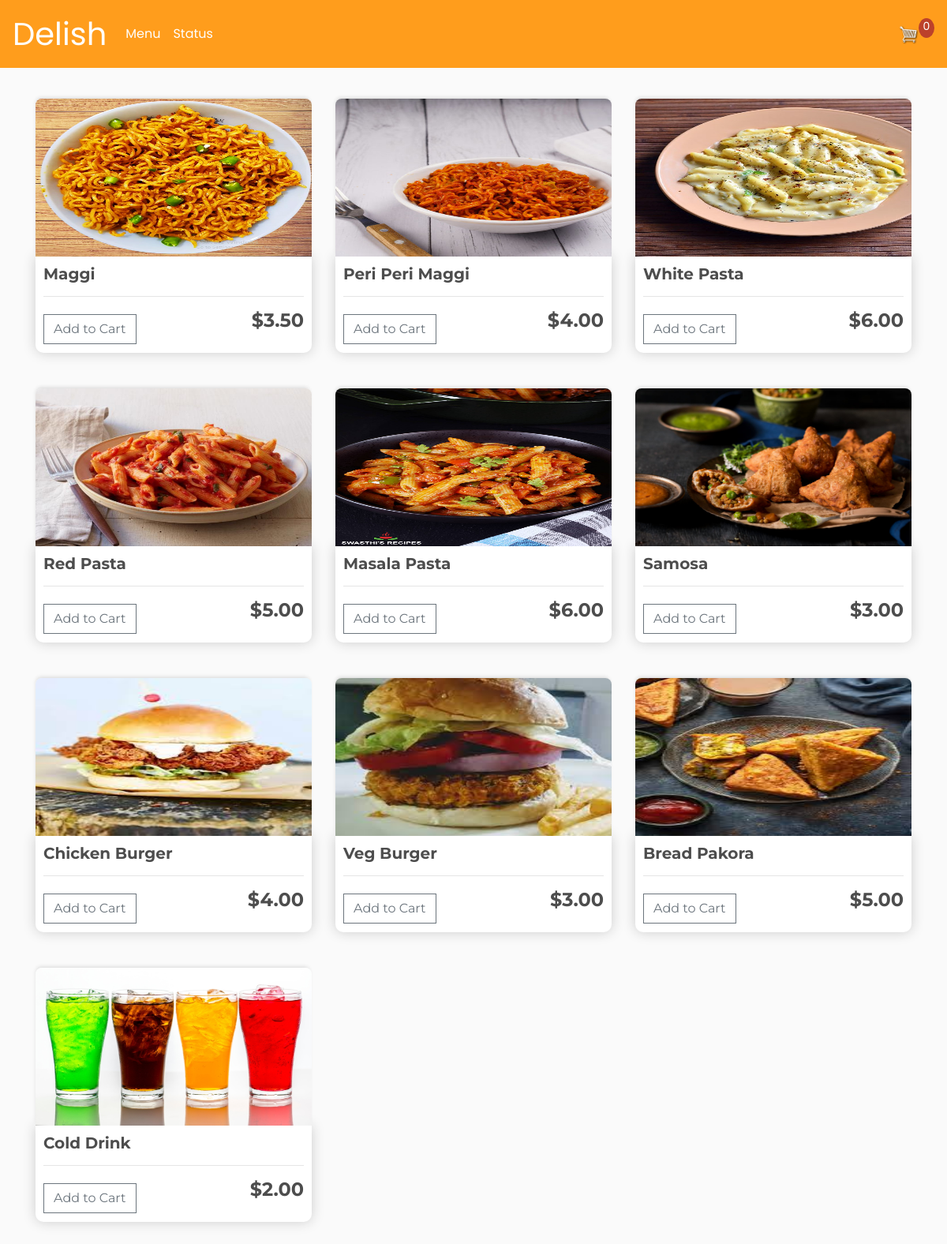
The page / on the database its author committed.
### store/models.py (models this page shows, shortened)
class Product(models.Model):
	name = models.CharField(max_length=200)
	price = models.DecimalField(max_digits=7, decimal_places=2)
	digital = models.BooleanField(default=False,null=True, blank=True)
	image = models.ImageField(null=True, blank=True)
	@property
	def imageURL(self):
		try:
			url = self.image.url
		except:
			url = ''
		return url

### store/views.py (the view)
# urls.py: path('', include('store.urls')),
def store(request):
    data  = cartData(request)
    cartItems = data['cartItems']
    products = Product.objects.all()
    context = {"products":products, 'cartItems':cartItems}
    return render(request, 'store/store.html', context)

### store/utils.py (called while the page is built, shortened)
def cookieCart(request):
    try:
        cart = json.loads(request.COOKIES['cart'])
    except :
        cart = {}
    print('Cart: ',cart)
    items = []
    order = {'get_cart_total':0, 'get_cart_items':0, 'shipping':False}
    cartItems = order['get_cart_items']
    return {'cartItems':cartItems, 'order':order, 'items':items}

def cartData(request):
    if request.user.is_authenticated:
        customer = request.user.customer
        order, created = Order.objects.get_or_create(customer=customer, complete=False)
        items = order.orderitem_set.all()
        cartItems = order.get_cart_items
    else:
        cookieData = cookieCart(request)
        cartItems = cookieData['cartItems']
        order = cookieData['order']
        items = cookieData['items']
    return {'cartItems':cartItems, 'order':order, 'items':items}

### store/templates/store/store.html
{% extends 'store/main.html' %}
{% load static %}
{% block content %}
<div class="row">
{% for product in products %}
  <div class="col-lg-4">
    <img class="thumbnail" src="{{ product.imageURL }}">
      <div class="box-element product">
        <h6><strong>{{ product.name }}</strong></h6>
        <hr>
        <button data-product={{product.id}} data-action=add
           class="btn btn-outline-secondary add-btn update-cart">Add to Cart
        </button>
        <h4 style="display: inline-block; float: right">
          <strong>&#36;{{ product.price|floatformat:2 }}</strong>
        </h4>
      </div>
  </div>
{% endfor %}
</div>
{% endblock content %}

### store/static/store/css/main.css (style rules this page uses)
body { background-color: hsl(0, 0%, 98%); }
h1,h2,h3,h4,h5,h6 { color:hsl(0, 0%, 30%); }
.box-element { box-shadow:hsl(0, 0%, 80%) 0 0 16px; background-color: #fff; border-radius: 4px; padding: 10px; font-family: 'Montserrat', sans-serif; }
.thumbnail { width: 100%; height: 200px; -webkit-box-shadow: -1px -3px 5px -2px rgba(214,214,214,1); -moz-box-shadow: -1px -3px 5px -2px rgba(214,214,214,1); box-shadow: -1px -3px 5px -2px rgba(214,214,214,1); border-radius: 8px 8px 0 0; }
.box-element.product h6 { font-size: 20px; }
.product { border-radius: 0 0 10px 10px; font-size: 30px; }
.col-lg-4, .col-lg-6, .col-lg-8, .col-lg-12 { margin-top: 15px; margin-bottom: 30px; }
.btn { border-radius: 0; font-family: 'Montserrat', sans-serif; }

### rows shown on the page
Product: imageURL (picture), name "Maggi", price "3.50"
Product: imageURL (picture), name "Peri Peri Maggi", price "4.00"
Product: imageURL (picture), name "White Pasta", price "6.00"
Product: imageURL (picture), name "Red Pasta", price "5.00"
Product: imageURL (picture), name "Masala Pasta", price "6.00"
Product: imageURL (picture), name "Samosa", price "3.00"
Product: imageURL (picture), name "Chicken Burger", price "4.00"
Product: imageURL (picture), name "Veg Burger", price "3.00"
Product: imageURL (picture), name "Bread Pakora", price "5.00"
Product: imageURL (picture), name "Cold Drink", price "2.00"

### other values the page prints
{{ cartItems }} "0"
